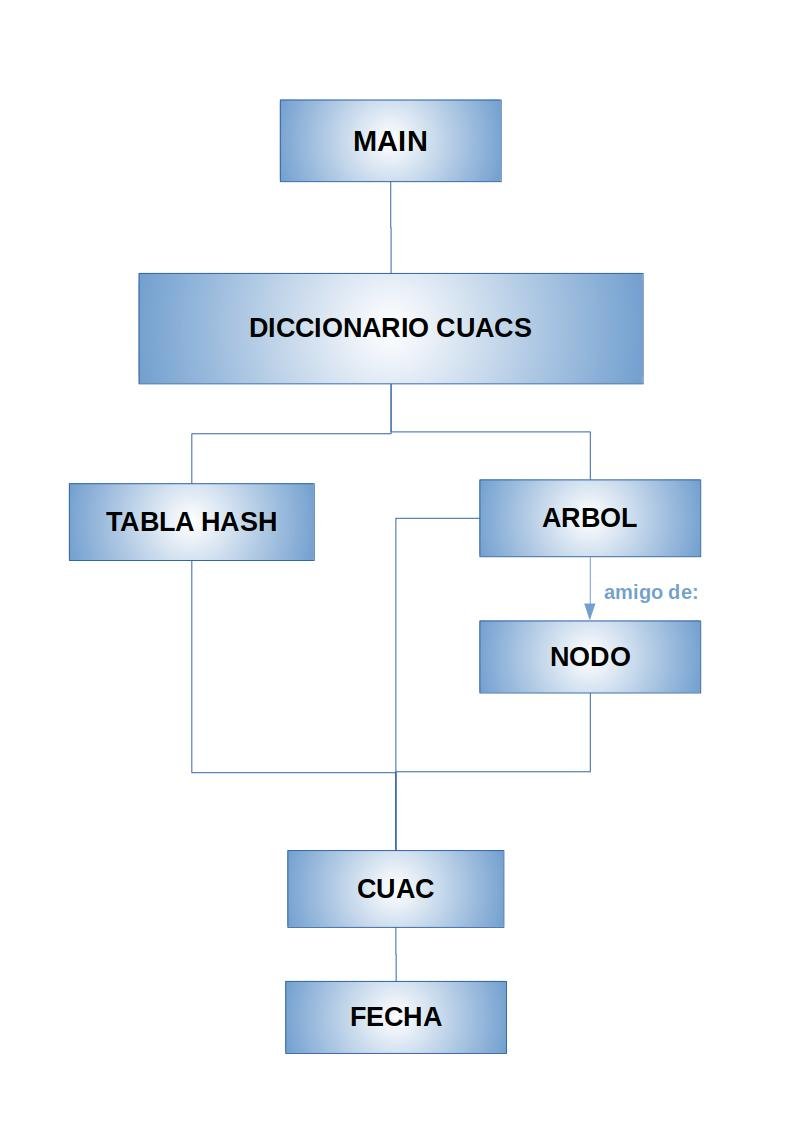
%> input picture ComputerScience/2nd-year/Algorithms_DataStructures_I/Group_Project/Cuacker/MEMORIA/tabla dependencia clases.jpg, 794 x 1123 px
$ octave --eval "result = imlee('../../../../2nd-year/Algorithms_DataStructures_I/Group_Project/Cuacker/MEMORIA/tabla dependencia clases.jpg');"   (GNU Octave 9; MATLAB toolbox functions it lacks are replaced by stand-ins)
%> lines starting %> are read from the running program, lines starting %| are printed output that depends on the picture
%> in imlee, X is the input picture: size 1123x794x3 uint8; mean R, G, B 238.8, 243.2, 247.7
### ComputerScience/4th-year/Media_Compression/Intermediate_Project/work-CM-Pract3-Lib/rgb2ycbcr.m
function out = rgb2ycbcr(in)
%RGB2YCBCR Convert RGB values to YCBCR color space.
%   YCBCRMAP = RGB2YCBCR(RGBMAP) converts the RGB values in RGBMAP to
%   the YCBCR color space.  YCBCRMAP is a M-by-3 matrix that contains
%   the YCBCR luminance (Y) and chrominance (Cb and Cr) color values as
%   columns.  Each row represents the equivalent color to the
%   corresponding row in the RGB colormap.
%
%   YCBCR = RGB2YCBCR(RGB) converts the truecolor image RGB to the
%   equivalent image in the YCBCR color space.
%
%   Class Support
%   -------------
%   If the input is an RGB image, it can be of class uint8, uint16,
%   or double; the output image is of the same class as the input
%   image.  If the input is a colormap, the input and output colormaps
%   are both of class double.
%
%   See also NTSC2RGB, RGB2NTSC, YCBCR2RGB.

%   Copyright 1993-2001 The MathWorks, Inc.
%   $Revision: 1.12 $  $Date: 2001/01/18 15:30:32 $

%   Reference:
%     Charles A. Poynton, "A Technical Introduction to Digital Video", John Wiley
%     & Sons, Inc., 1996

if ndims(in)~=3 | size(in,3)~=3
   if ndims(in)==2 & size(in,2)==3 % a colormap
      iscolormap=1;
      colors = size(in,1);
      in = reshape(in, [colors 1 3]);
   else
      error('Invalid RGB input image');
   end
else
   iscolormap=0;
end

classin = class(in);
%> classin = 'uint8'
rgb = im2double(in);

% These equations transform RGB in [0,1] to YCBCR in [0, 255]
out(:,:,1) = 16 + 65.481 * rgb(:,:,1) + 128.553 * rgb(:,:,2) + 24.966 * rgb(:,:,3);
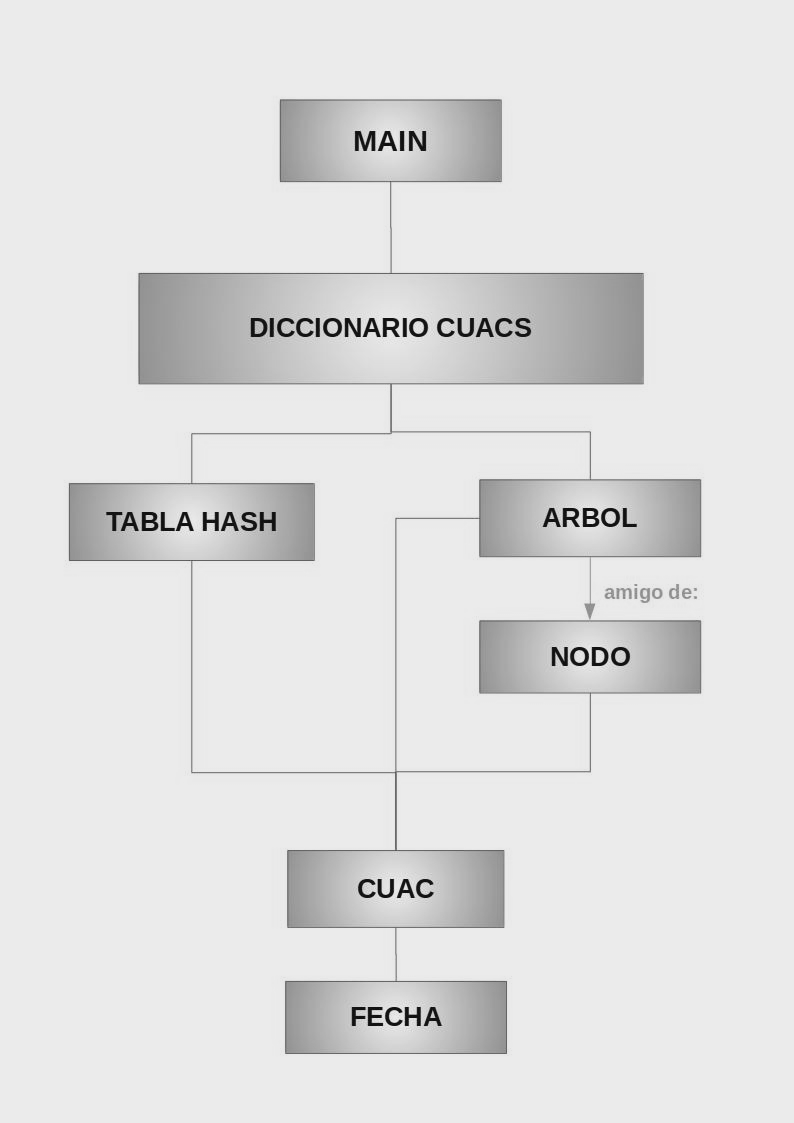
%> out: size 1123x794 double; min 16, max 235, mean 224.2
out(:,:,2) = 128 - 37.797 * rgb(:,:,1) - 74.203 * rgb(:,:,2) + 112 * rgb(:,:,3);
out(:,:,3) = 128 + 112 * rgb(:,:,1) - 93.786 * rgb(:,:,2) -18.214 * rgb(:,:,3);
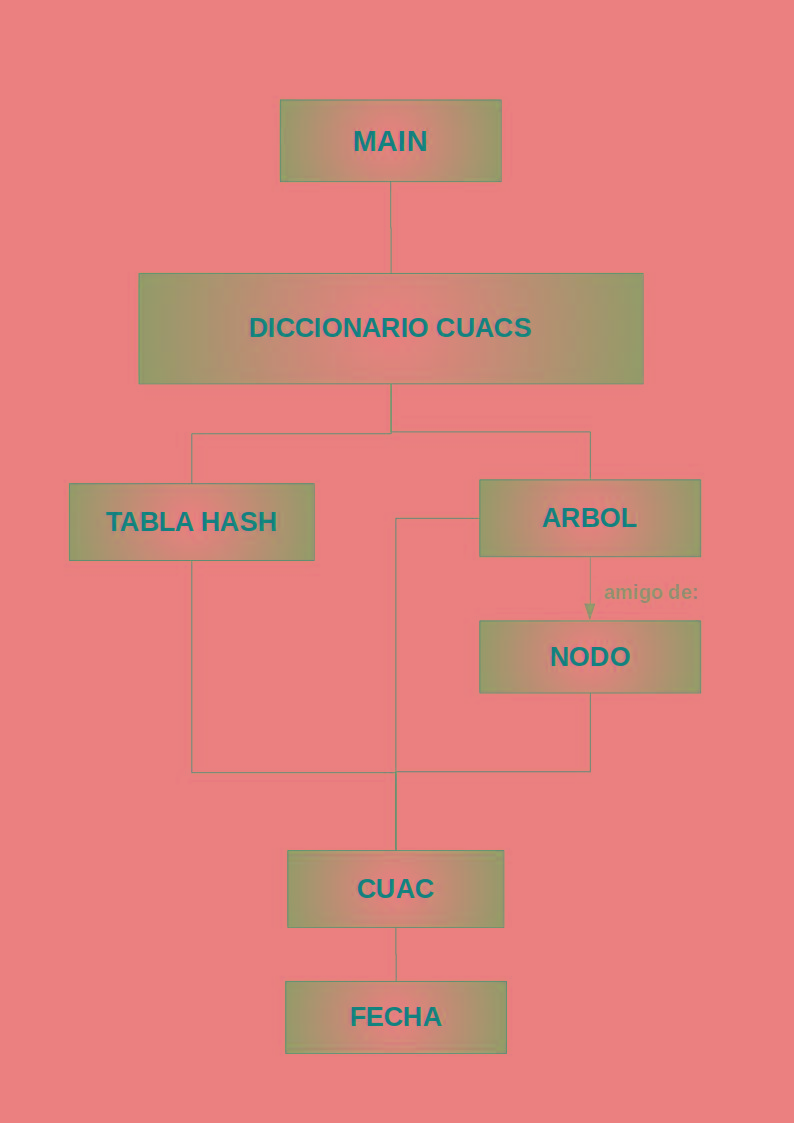
%> out: size 1123x794x3 double; mean R, G, B 224.2, 130.6, 125.8

switch classin
case 'uint8'
   out = uint8(round(out));
%> out: size 1123x794x3 uint8
case 'uint16'
   out = uint16(round(out*257));
case 'double'
   out = out / 255;
end

if iscolormap
   out = reshape(out, [colors 3 1]);
end

### ComputerScience/5th-year/Media_Compression/Intermediate_Project/work-CM-Pract4-Lib/im2double.m
function d = im2double(img, typestr)
%IM2DOUBLE Convert image to double precision.
%   IM2DOUBLE takes an image as input, and returns an image of
%   class double.  If the input image is of class double, the
%   output image is identical to it.  If the input image is of
%   class uint8 or uint16, im2double returns the equivalent
%   image of class double, rescaling or offsetting the data
%   as necessary.
%
%   I2 = IM2DOUBLE(I1) converts the intensity image I1 to double
%   precision, rescaling the data if necessary.
%
%   RGB2 = IM2DOUBLE(RGB1) converts the truecolor image RGB1 to
%   double precision, rescaling the data if necessary.
%
%   BW2 = IM2DOUBLE(BW1) converts the binary image BW1 to double
%   precision.
%
%   X2 = IM2DOUBLE(X1,'indexed') converts the indexed image X1 to
%   double precision, offsetting the data if necessary.
%
%   See also DOUBLE, IM2UINT8, UINT8.

%   Copyright 1993-2001 The MathWorks, Inc.
%   $Revision: 1.13 $  $Date: 2001/01/18 15:29:17 $

if isa(img, 'double')
   d = img;
elseif isa(img, 'uint8') | isa(img, 'uint16')
   if nargin==1
      if islogical(img)      % uint8 binary image
         d = double(img);
      else                   % uint8 or uint16 intensity image
         if isa(img, 'uint8')
            d = double(img)/255;
         else
            d = double(img)/65535;
         end
      end
   elseif nargin==2
      if ~ischar(typestr) | (typestr(1) ~= 'i')
         error('Invalid input arguments');
      else
         d = double(img)+1;
      end
   else
      error('Invalid input arguments.');
   end
else
   error('Unsupported input class.');
end

### ComputerScience/5th-year/Media_Compression/Final_Project/source/imlee.m
function [X, Xamp, tipo, m, n, mamp, namp, TO]=imlee(fname)

% Lee archivo de imagen <fname>
% Convierte a truecolor, si no lo es ya
% Convierte a espacio de color YCbCr
% Amplia dimensiones a multiplos de 8

% Entradas:
%  fname: Un string con nombre de archivo, incluido sufijo
%         Admite BMP y JPEG, indexado y truecolor
% Salidas:
%  X: Matriz de imagen original BMP en espacio RGB y tipo truecolor
%  Xamp: Matriz de imagen en espacio YCbCr y dimensiones ampliadas
%  tipo: 0 -> indexado, 1 -> truecolor
%  m: Alto original de la imagen (nº de filas)
%  n: Ancho original de la imagen (nº de columnas)
%  mamp: Alto ampliado de la imagen (nº de filas)
%  namp: Ancho ampliadode la imagen (nº de columnas)
%  TO: Tamaño original de archivo para calcular RC

disptext=1; % Flag de verbosidad
if disptext
    disp('--------------------------------------------------');
    disp('Funcion imlee:');
end

% Lee info de imagen
s=imfinfo(fname);
TO=s.FileSize; % Tamaño original

% Carga archivo, convierte a RGB y calcula tamaño
if strcmp(s.ColorType,'indexed') & s.BitDepth==8
    tipo=0;
    [Y,map]=imread(fname);
    X=uint8(round(ind2rgb(Y,map)*255));
elseif strcmp(s.ColorType,'truecolor') & s.BitDepth==24
    tipo=1;
    X=imread(fname);
else
    disp('Formato no reconocido. Terminado.');
    return;
end

% Convierte a espacio de color YCbCr
% Formato double para poder procesar con DCT
XYCbCr=double(rgb2ycbcr(X));
%> XYCbCr: size 1123x794x3 double; mean of channels 1, 2, 3 224.2, 130.6, 125.8

% Si tamaño no es multiplo de 8, replica ultimas filas y/o columnas
% Si no se amplia, al usar blkproc en DCT, ampliara e introducira ceros
% Los ceros provocarian mas error de borde que la replicacion
[m n plan]=size(X); % tamaño original
%> m = 1123; n = 794; plan = 3
mpad = rem(m,8); if mpad>0, mpad = 8-mpad; end
%> after `mpad = rem(m,8)`: mpad = 3
%> after `mpad = 8-mpad`: mpad = 5
npad = rem(n,8); if npad>0, npad = 8-npad; end
%> after `npad = rem(n,8)`: npad = 2
%> after `npad = 8-npad`: npad = 6
Xamp=cat(1, XYCbCr, repmat(XYCbCr(m,:,:),[mpad 1 1]));
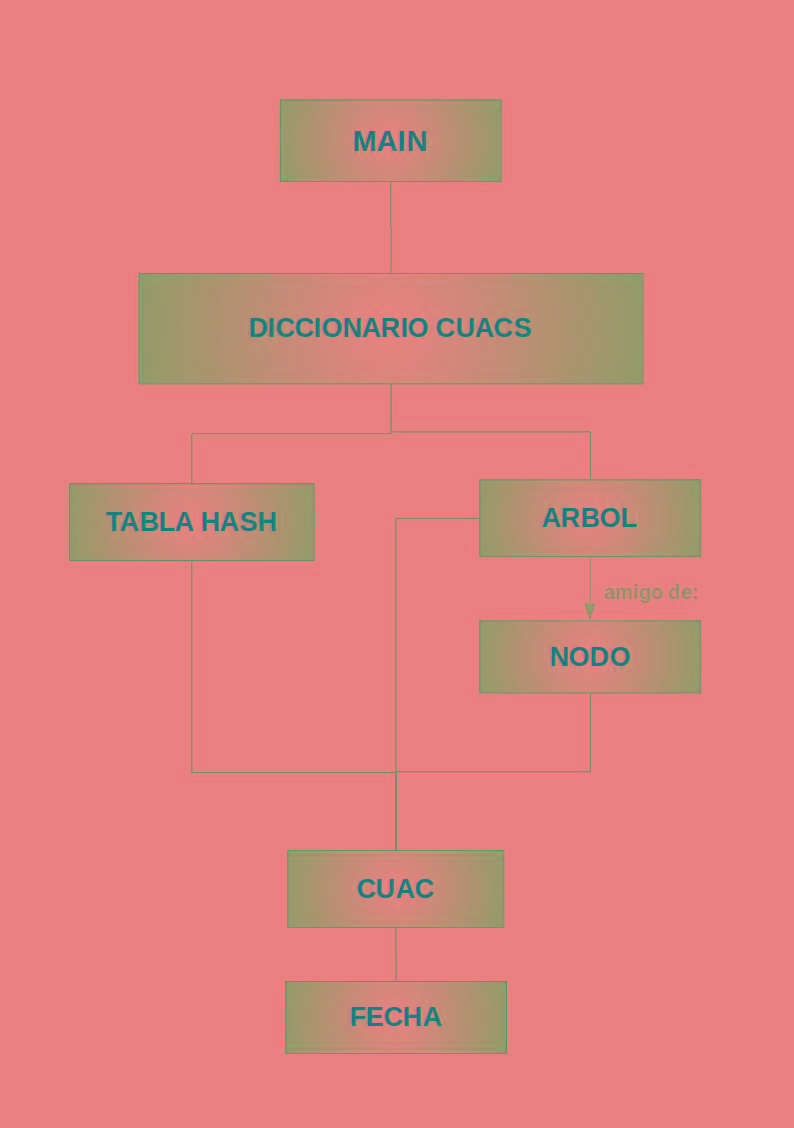
%> Xamp: size 1128x794x3 double; mean R, G, B 224.2, 130.6, 125.8
Xamp=cat(2, Xamp, repmat(Xamp(:,n,:),[1 npad 1]));
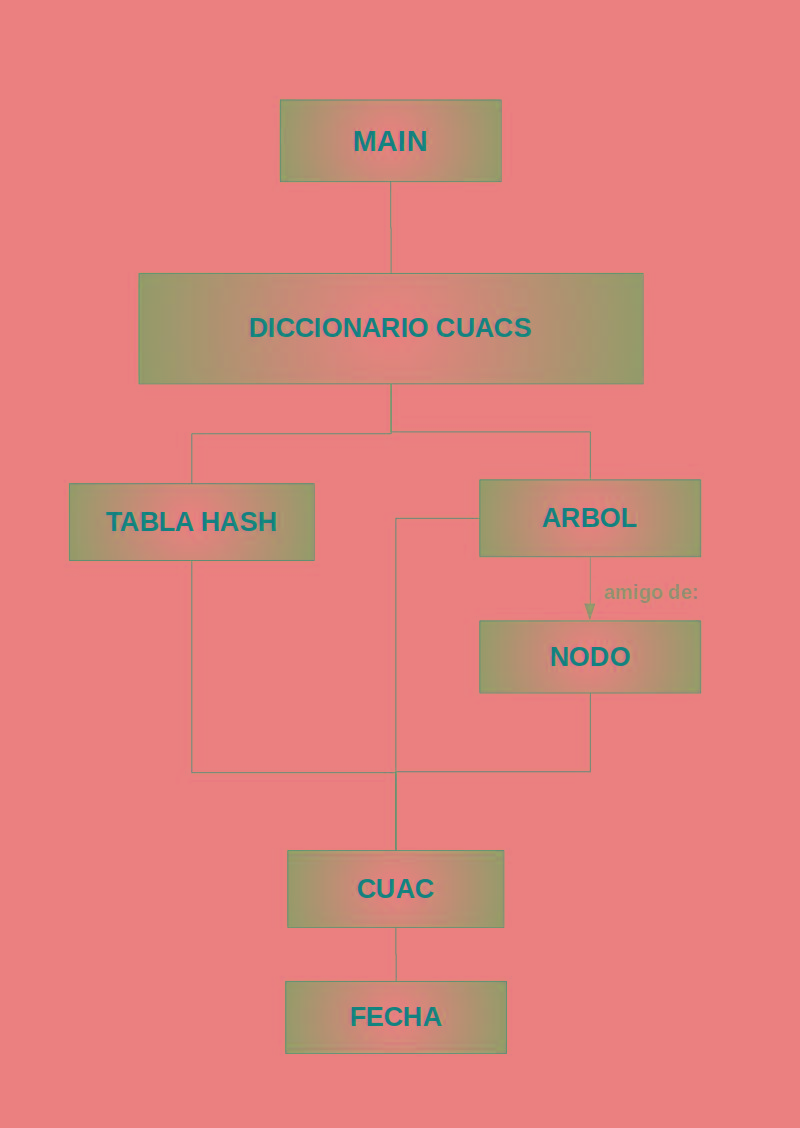
%> Xamp: size 1128x800x3 double; mean R, G, B 224.3, 130.6, 125.8
mamp=m+mpad; % Alto ampliado de la imagen (nº de filas)
%> mamp = 1128
namp=n+npad; % Ancho ampliadode la imagen (nº de columnas)
%> namp = 800

if disptext
    disp(sprintf('%s %s', 'Archivo leido:', fname));
    if tipo
        disp('Formato truecolor de 24 bits');
    else
        disp('Formato indexado de 8 bits');
    end
    disp(sprintf('%s %1.0f %s %1.0f', 'Imagen original de ancho x alto:', n,'x',m));
%| Imagen original de ancho x alto: 794 x 1123
    disp(sprintf('%s %1.0f %s %1.0f', 'Ampliada a:', namp,'x',mamp));
%| Ampliada a: 800 x 1128
    disp('Imagen convertida a Espacio de Color YCbCr');
    disp('Terminado imlee');
    disp('--------------------------------------------------');
end

$ run again, on ComputerScience/2nd-year/Algorithms_DataStructures_I/Group_Project/Cuacker/MEMORIA/tabla dependencia módulos.jpg
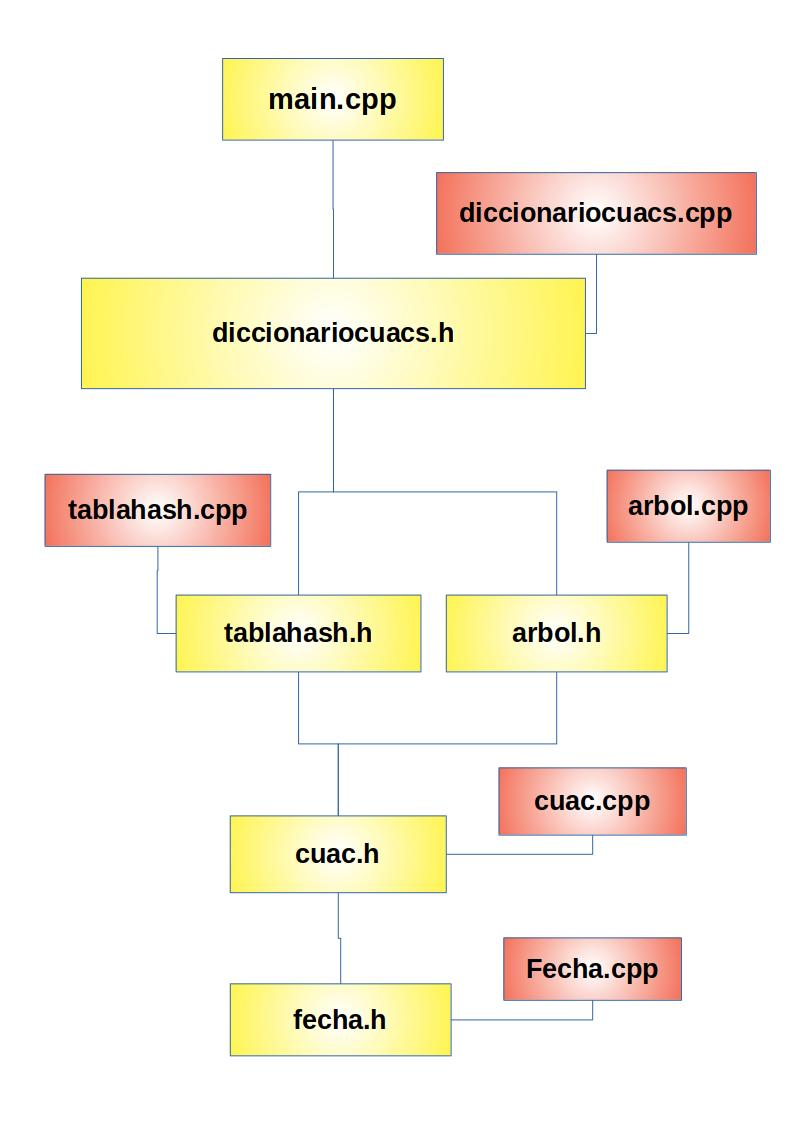
%> input picture ComputerScience/2nd-year/Algorithms_DataStructures_I/Group_Project/Cuacker/MEMORIA/tabla dependencia módulos.jpg, 794 x 1123 px
%> in imlee, X is the input picture: size 1123x794x3 uint8; mean R, G, B 248.6, 243, 229.5
%> in rgb2ycbcr, `out(:,:,1) = 16 + 65.481 * rgb(:,:,1) + 128.553 * rgb(:,:,2) + 24.966 ..`:
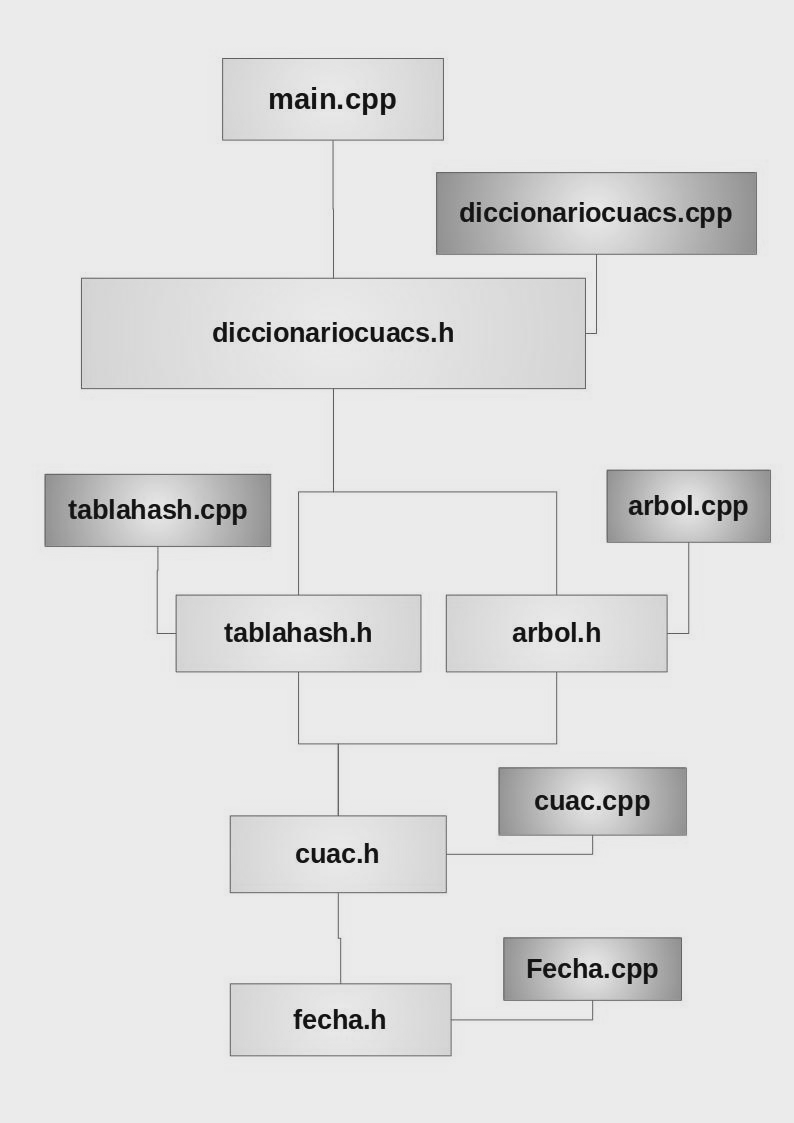
%> out: size 1123x794 double; min 16, max 235, mean 224.8
%> XYCbCr: size 1123x794x3 double; mean of channels 1, 2, 3 224.8, 121.2, 131.4
%> in imlee, `Xamp=cat(2, Xamp, repmat(Xamp(:,n,:),[1 npad 1]));`:
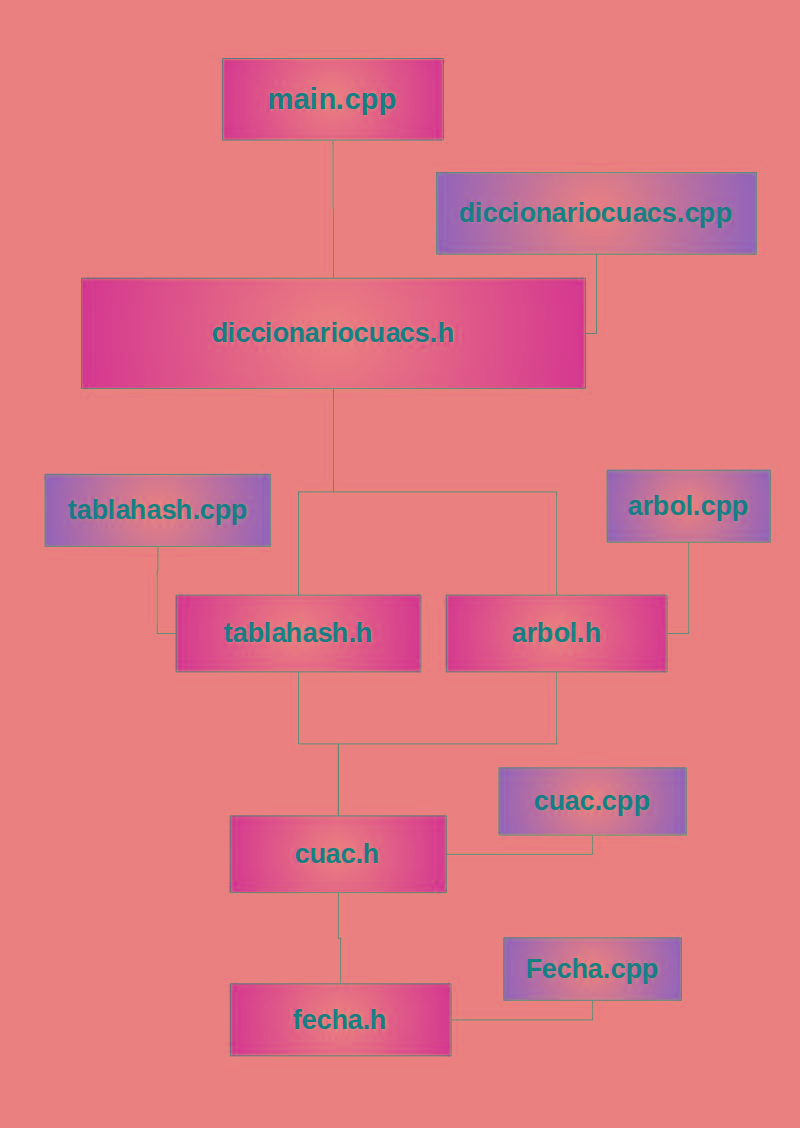
%> Xamp: size 1128x800x3 double; mean R, G, B 224.9, 121.3, 131.4
%| Imagen original de ancho x alto: 794 x 1123
%| Ampliada a: 800 x 1128
